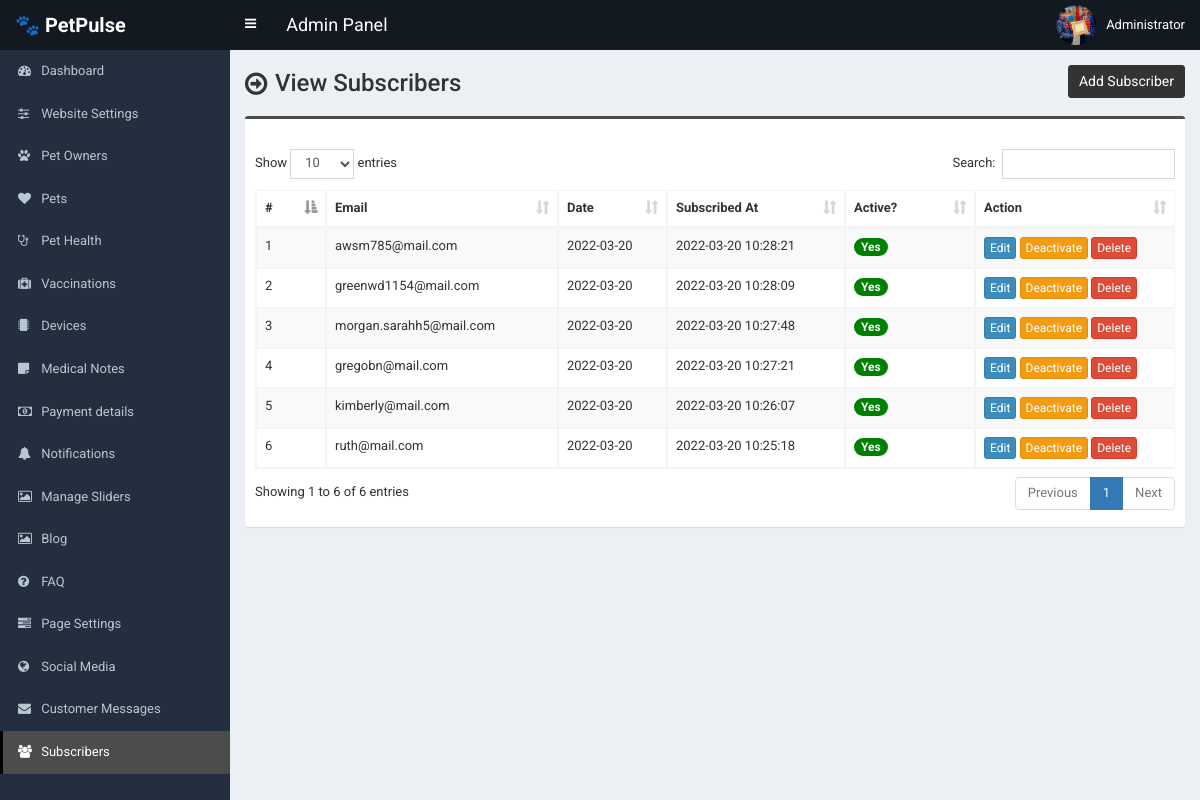
The page /admin/subscriber.php (signed in) on the database as committed earlier.
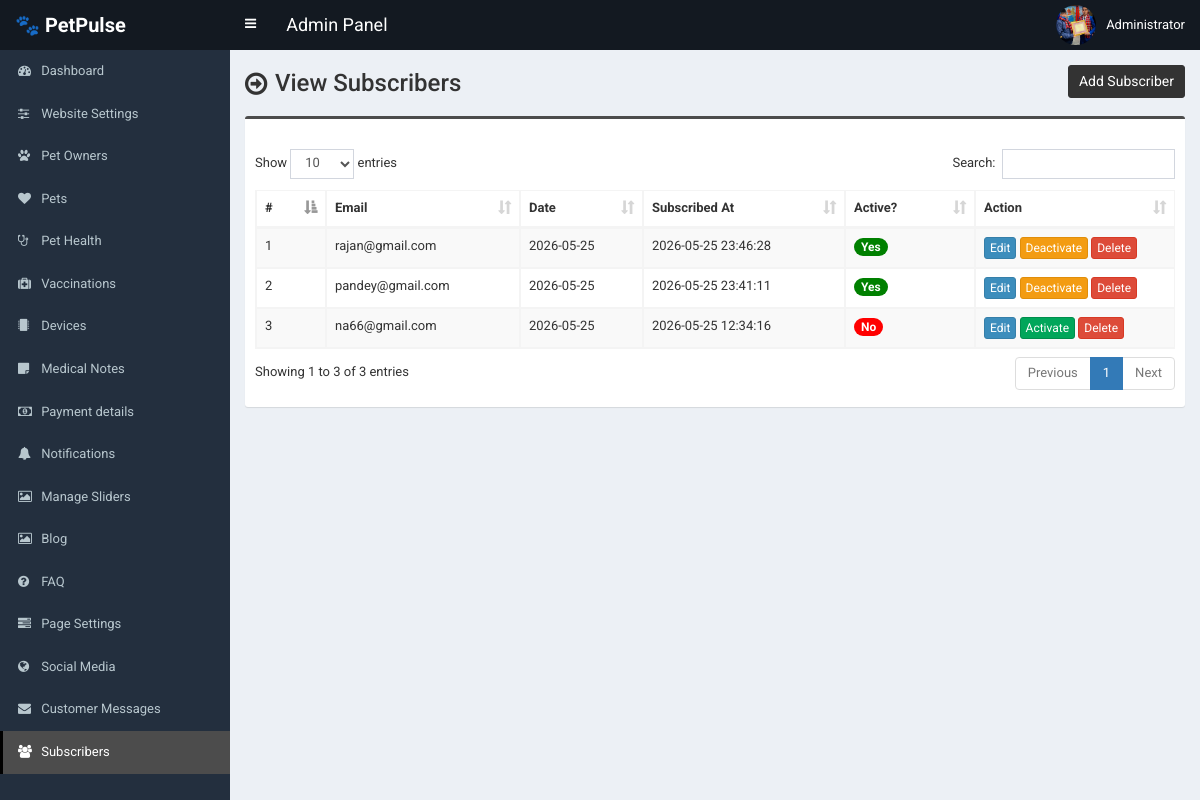
The same page on the database as committed later.
### tables this page shows
CREATE TABLE IF NOT EXISTS `tbl_subscriber` (
  `subs_id` int NOT NULL AUTO_INCREMENT,
  `subs_email` varchar(255) NOT NULL,
  `subs_date` varchar(100) NOT NULL,
  `subs_date_time` varchar(100) NOT NULL,
  `subs_hash` varchar(255) NOT NULL,
  `subs_active` int NOT NULL,
  PRIMARY KEY (`subs_id`)
);

### admin/subscriber.php (the view, shortened to what this page needs)
<?php require_once('header.php'); ?>
<section class="content-header">
	<div class="content-header-left">
		<h1>View Subscribers</h1>
	</div>
	<div class="content-header-right">
		<a href="subscriber-add.php" class="btn btn-primary btn-sm">Add Subscriber</a>
	</div>
</section>
<section class="content">
	<div class="row">
		<div class="col-md-12">
			<div class="box box-info">
				<div class="box-body table-responsive">
					<table id="example1" class="table table-bordered table-hover table-striped">
						<thead>
							<tr>
								<th width="30">#</th>
								<th>Email</th>
								<th>Date</th>
								<th>Subscribed At</th>
								<th width="90">Active?</th>
								<th width="160">Action</th>
							</tr>
						</thead>
						<tbody>
							<?php
							$i = 0;
							$statement = $pdo->prepare("SELECT * FROM tbl_subscriber ORDER BY subs_id DESC");
							$statement->execute();
							$result = $statement->fetchAll(PDO::FETCH_ASSOC);
							foreach ($result as $row) {
								$i++;
								?>
								<tr>
									<td><?php echo $i; ?></td>
									<td><?php echo htmlspecialchars($row['subs_email']); ?></td>
									<td><?php echo htmlspecialchars($row['subs_date']); ?></td>
									<td><?php echo htmlspecialchars($row['subs_date_time']); ?></td>
									<td>
										<?php if ((int)$row['subs_active'] === 1): ?>
											<span class="badge" style="background-color:green;">Yes</span>
										<?php else: ?>
											<span class="badge" style="background-color:red;">No</span>
										<?php endif; ?>
									</td>
									<td>
										<a href="subscriber-edit.php?id=<?php echo (int)$row['subs_id']; ?>" class="btn btn-primary btn-xs">Edit</a>
										<?php if ((int)$row['subs_active'] === 1): ?>
											<a href="subscriber-status.php?id=<?php echo (int)$row['subs_id']; ?>&active=0"
												class="btn btn-warning btn-xs"
												onclick="return confirmInactive();">Deactivate</a>
										<?php else: ?>
											<a href="subscriber-status.php?id=<?php echo (int)$row['subs_id']; ?>&active=1"
												class="btn btn-success btn-xs"
												onclick="return confirmActive();">Activate</a>
										<?php endif; ?>
										<a href="#" class="btn btn-danger btn-xs"
											data-href="subscriber-delete.php?id=<?php echo (int)$row['subs_id']; ?>"
											data-toggle="modal"
											data-target="#confirm-delete">Delete</a>
									</td>
								</tr>
								<?php
							}
							?>
						</tbody>
					</table>
				</div>
			</div>
		</div>
	</div>
</section>
<?php require_once('footer.php'); ?>

### admin/header.php (shortened to what this page needs)
<!DOCTYPE html>
<html>
<head>
	<link rel="stylesheet" href="css/bootstrap.min.css">
	<link rel="stylesheet" href="css/font-awesome.min.css">
	<link rel="stylesheet" href="css/ionicons.min.css">
	<link rel="stylesheet" href="css/datepicker3.css">
	<link rel="stylesheet" href="css/all.css">
	<link rel="stylesheet" href="css/select2.min.css">
	<link rel="stylesheet" href="css/dataTables.bootstrap.css">
	<link rel="stylesheet" href="css/jquery.fancybox.css">
	<link rel="stylesheet" href="css/AdminLTE.min.css">
	<link rel="stylesheet" href="css/_all-skins.min.css">
	<link rel="stylesheet" href="css/on-off-switch.css"/>
	<link rel="stylesheet" href="css/summernote.css">
	<link rel="stylesheet" href="style.css">
</head>
<body class="hold-transition fixed skin-blue sidebar-mini">
	<div class="wrapper">
		<header class="main-header">
			<a href="index.php" class="logo">
				<span class="logo-lg"><strong>🐾 PetPulse</strong></span>
			</a>
			<nav class="navbar navbar-static-top">
				<a href="#" class="sidebar-toggle" data-toggle="offcanvas" role="button">
				</a>
				<span style="float:left;line-height:50px;color:#fff;padding-left:15px;font-size:18px;">Admin Panel</span>
				<div class="navbar-custom-menu">
					<ul class="nav navbar-nav">
						<li class="dropdown user user-menu">
							<a href="#" class="dropdown-toggle" data-toggle="dropdown">
								<img src="assets/uploads/<?php echo $_SESSION['user']['photo']; ?>" class="user-image" alt="User Image">
								<span class="hidden-xs"><?php echo $_SESSION['user']['full_name']; ?></span>
							</a>
						</li>
					</ul>
				</div>
			</nav>
		</header>
  		<?php $cur_page = substr($_SERVER["SCRIPT_NAME"],strrpos($_SERVER["SCRIPT_NAME"],"/")+1); ?>
  		<aside class="main-sidebar">
    		<section class="sidebar">
      			<ul class="sidebar-menu">
			        <li class="treeview <?php if($cur_page == 'index.php') {echo 'active';} ?>">
			          <a href="index.php">
			            <i class="fa fa-dashboard"></i> <span>Dashboard</span>
			          </a>
			        </li>
			        <li class="treeview <?php if( ($cur_page == 'settings.php') ) {echo 'active';} ?>">
			          <a href="settings.php">
			            <i class="fa fa-sliders"></i> <span>Website Settings</span>
			          </a>
			        </li>
                <li class="<?php if($cur_page == 'owner.php') {echo 'active';} ?>">
    <a href="owner.php">
        <i class="fa fa-paw"></i> <span>Pet Owners</span>
    </a>
</li>
<li class="<?php if($cur_page == 'pet.php') {echo 'active';} ?>">
    <a href="pet.php">
        <i class="fa fa-heart"></i> <span>Pets</span>
    </a>
</li>
<li class="<?php if($cur_page == 'health.php') {echo 'active';} ?>">
    <a href="health.php">
        <i class="fa fa-stethoscope"></i> <span>Pet Health</span>
    </a>
</li>
<li class ="<?php if($cur_page == 'vaccination.php') {echo 'active';} ?>">
    <a href="vaccination.php">
        <i class="fa fa-medkit"></i></i> <span>Vaccinations</span>
    </a>
</li>
<li class ="<?php if($cur_page == 'device.php') {echo 'active';} ?>">
    <a href="device.php">
        <i class="fa fa-microchip"></i> <span>Devices</span>
    </a>
</li>
<li class ="<?php if($cur_page == 'medical.php') {echo 'active';} ?>">
    <a href="medical.php">
        <i class="fa fa-sticky-note"></i> <span>Medical Notes</span>
    </a>
</li>
<li class ="<?php if($cur_page == 'payment.php') {echo 'active';} ?>">
    <a href="payment.php">
        <i class="fa fa-money"></i> <span>Payment details</span>
    </a>
</li>
<li class="<?php if($cur_page == 'notification.php') {echo 'active';} ?>">
    <a href="notification.php">
        <i class="fa fa-bell"></i> <span>Notifications</span>
    </a>
</li>
                     <li class="treeview <?php if( ($cur_page == 'slider.php') ) {echo 'active';} ?>">
			          <a href="slider.php">
			            <i class="fa fa-picture-o"></i> <span>Manage Sliders</span>
			          </a>
			        </li>
					   <li class="treeview <?php if( ($cur_page == 'blog.php') ) {echo 'active';} ?>">
			          <a href="blog.php">
			            <i class="fa fa-picture-o"></i> <span>Blog</span>
			          </a>
			        </li>
			      			        <li class="treeview <?php if( ($cur_page == 'faq.php') ) {echo 'active';} ?>">
			          <a href="faq.php">
			            <i class="fa fa-question-circle"></i> <span>FAQ</span>
			          </a>
			        </li>
			        <li class="treeview <?php if( ($cur_page == 'page.php') ) {echo 'active';} ?>">
			          <a href="page.php">
			            <i class="fa fa-tasks"></i> <span>Page Settings</span>
			          </a>
			        </li>
			        <li class="treeview <?php if( ($cur_page == 'social-media.php') ) {echo 'active';} ?>">
			          <a href="social-media.php">
			            <i class="fa fa-globe"></i> <span>Social Media</span>
			          </a>
			        </li>
			        <li class="treeview <?php if(in_array($cur_page, ['customer-message.php','customer-message-view.php'], true)) {echo 'active';} ?>">
			          <a href="customer-message.php">
			            <i class="fa fa-envelope"></i> <span>Customer Messages</span>
			          </a>
			        </li>
			        <li class="treeview <?php if(in_array($cur_page, ['subscriber.php','subscriber-add.php','subscriber-edit.php'], true)) {echo 'active';} ?>">
			          <a href="subscriber.php">
			            <i class="fa fa-users"></i> <span>Subscribers</span>
			          </a>
			        </li>
      			</ul>
    		</section>
  		</aside>
  		<div class="content-wrapper">

### admin/footer.php (shortened to what this page needs)
		</div>
	</div>
</body>
</html>

### admin/style.css (style rules this page uses)
body { font-size: 13px; font-family: "Roboto", sans-serif; }
.navbar-nav > .user-menu .user-image { width: 40px; height: 40px; margin-top: -10px; }
.content-header > h1, .content-header .content-header-left h1 { font-family: "Roboto", sans-serif; }
.main-header .logo { text-align: left; }
.main-header .logo .logo-lg { font-family: "Roboto", sans-serif; }
.box-info { padding-top: 20px; }
.content-header { overflow: hidden; }
.content-header .content-header-left { float: left; padding-top: 5px; }
.content-header .content-header-right { float: right; }
.content-header .content-header-left h1 { margin-top: 0; margin-bottom: 0; padding-left: 30px; padding-bottom: 5px; font-size: 24px; position: relative; }
.content-header .content-header-left h1:before { position: absolute; top: 0; left: 0; font-family: "FontAwesome", sans-serif; font-size: 26px; content: "\f18e"; }
.content-header .content-header-right a { position: relative; font-size: 14px; }
.skin-blue .sidebar-menu > li:hover > a, .skin-blue .sidebar-menu > li.active > a { color: #fff; background: #3c8dbc; border-left-color: #3c8dbc; }
.skin-blue .main-header .logo, .skin-blue .main-header .logo:hover, .skin-blue .main-header .navbar, .skin-blue .main-header .navbar .sidebar-toggle:hover { background-color: #131921; }
.skin-blue .sidebar-menu > li:hover > a, .skin-blue .sidebar-menu > li.active > a { background-color: #4c4c4c; border-left-color: #000000; }
.box.box-info { border-top-color: #4c4c4c; }
.content-header .content-header-right a { background-color: #333333; border-color: #333333; }

Rows that differ between the two databases and show on the page:
removed tbl_subscriber: subs_email "awsm785@mail.com", subs_date "2022-03-20", subs_date_time "2022-03-20 10:28:21", subs_active "Yes"
removed tbl_subscriber: subs_email "greenwd1154@mail.com", subs_date "2022-03-20", subs_date_time "2022-03-20 10:28:09", subs_active "Yes"
removed tbl_subscriber: subs_email "morgan.sarahh5@mail.com", subs_date "2022-03-20", subs_date_time "2022-03-20 10:27:48", subs_active "Yes"
removed tbl_subscriber: subs_email "gregobn@mail.com", subs_date "2022-03-20", subs_date_time "2022-03-20 10:27:21", subs_active "Yes"
removed tbl_subscriber: subs_email "kimberly@mail.com", subs_date "2022-03-20", subs_date_time "2022-03-20 10:26:07", subs_active "Yes"
removed tbl_subscriber: subs_email "ruth@mail.com", subs_date "2022-03-20", subs_date_time "2022-03-20 10:25:18", subs_active "Yes"
added tbl_subscriber: subs_email "rajan@gmail.com", subs_date "2026-05-25", subs_date_time "2026-05-25 23:46:28", subs_active "Yes"
added tbl_subscriber: subs_email "pandey@gmail.com", subs_date "2026-05-25", subs_date_time "2026-05-25 23:41:11", subs_active "Yes"
added tbl_subscriber: subs_email "na66@gmail.com", subs_date "2026-05-25", subs_date_time "2026-05-25 12:34:16", subs_active "No"
Other text that changed with them:
text written by a page script: "Show entries Search: Showing 1 to 6 of 6 entries Previous 1 Next" → "Show entries Search: Showing 1 to 3 of 3 entries Previous 1 Next"
